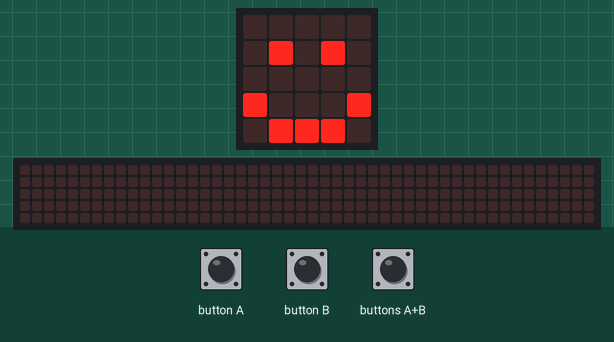
Recording of a program running on a simulated BBC micro:bit (MakeCode). Parts: the board's 5×5 LED display, a strip that is not on the board, showing the scrolling text unrolled. The inputs (shaded band) are chosen by the test bench. Random numbers come from a fixed seed; the 48×5 strip is a reading aid, not a part: it shows the text the display is scrolling, unrolled, one strip-width of it at a time.

Above: at 3.6 s.
3.7 s: button B pressed for 0.15 s
4.4 s: buttons A+B pressed for 0.15 s
At 4.72 s:
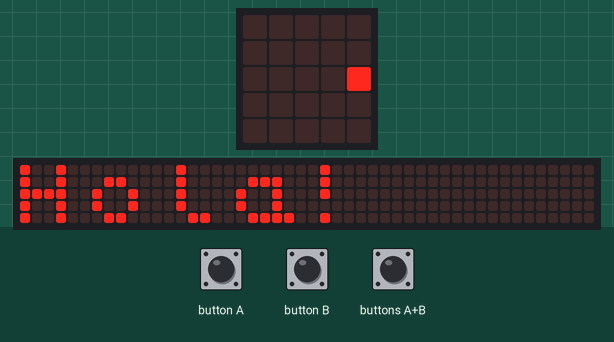
At 9.6 s:
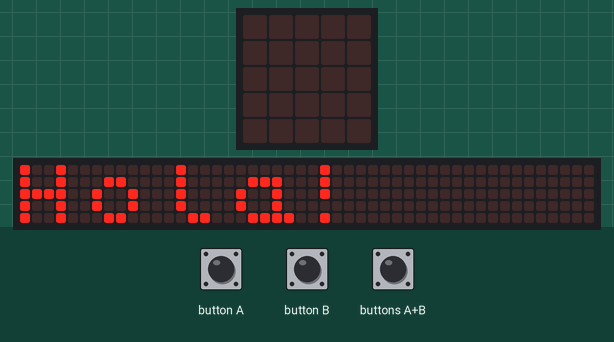
12.1 s: button A pressed for 0.15 s
At 12.22 s:
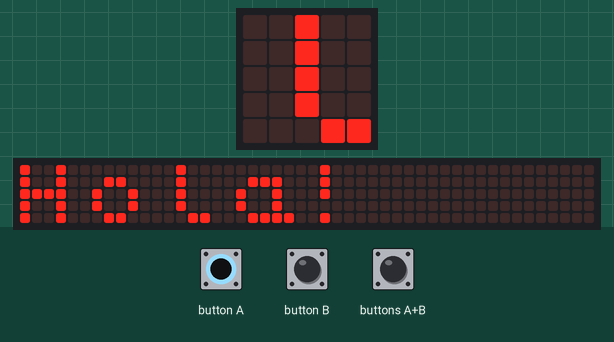

Measured:
- what the display in image 2 shows lasts 0.8 s, from 9.0 s to 9.8 s

The program:

main.ts
```typescript
input.onButtonPressed(Button.A, function () {
    basic.pause(100)
    basic.showNumber(randint(0, 10))
    basic.clearScreen()
})
input.onButtonPressed(Button.AB, function () {
    while (true) {
        basic.clearScreen()
        basic.pause(100)
        basic.showIcon(IconNames.Heart)
        basic.pause(500)
        basic.showIcon(IconNames.SmallHeart)
    }
})
input.onButtonPressed(Button.B, function () {
    basic.pause(500)
    basic.clearScreen()
    for (let index = 0; index < 2; index++) {
        basic.showString("Hola!")
    }
})
basic.pause(2000)
basic.showLeds(`
    . . . . .
    . # . # .
    . . . . .
    # . . . #
    . # # # .
    `)
basic.forever(function () {

})
```

test.ts
```typescript
// aquí va el archivo "tests"; esto no se compilará cuando este paquete se utilice como una extensión.
```
